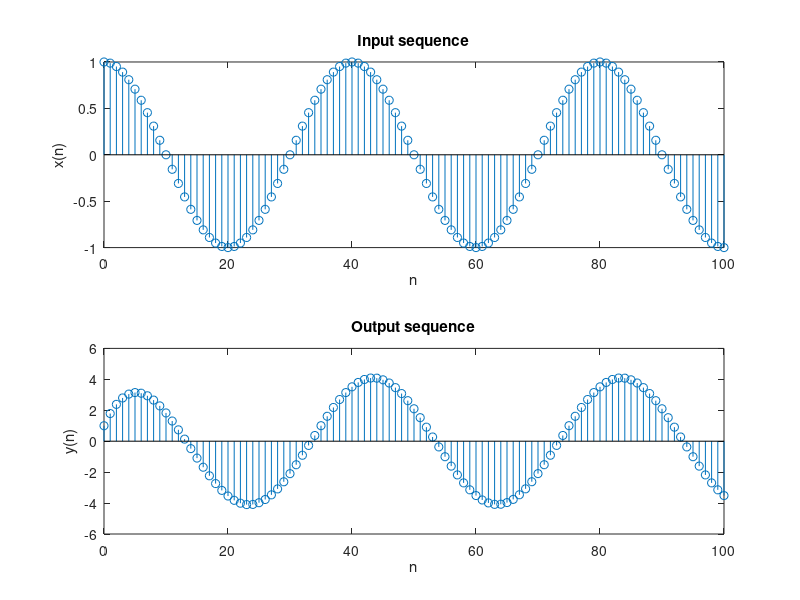

Reproduce this figure in MATLAB.
subplot(1,1,1)
b = 1; a = [1,-0.8];
n=[0:100]; x = cos(0.05*pi*n);
y = filter(b,a,x);
subplot(2,1,1); stem(n,x);
xlabel('n'); ylabel('x(n)'); title('Input sequence');
subplot(2,1,2); stem(n,y);
xlabel('n'); ylabel('y(n)'); title('Output sequence');